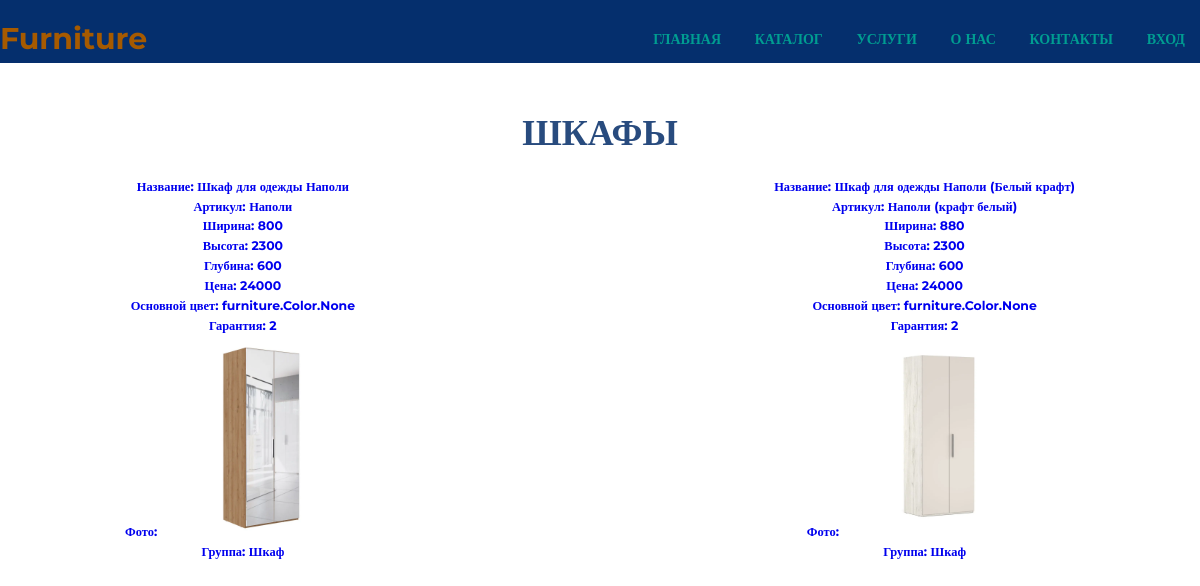
/cupboard/, run on the app's committed database.
### furniture/models.py (models this page shows, shortened)
class Product(models.Model):
    title = models.CharField("Название", max_length=100)
    artikle = models.ForeignKey(Artikle, verbose_name="Артикул", on_delete=models.CASCADE)
    width = models.PositiveIntegerField("Ширина")
    height = models.PositiveIntegerField("Высота")
    depth = models.PositiveIntegerField("Глубина")
    coast = models.PositiveIntegerField("Цена")
    colors = models.ManyToManyField(Color, verbose_name="Основной цвет")
    ffrancia = models.PositiveIntegerField("Гарантия")
    photo = models.ImageField("Фото",  upload_to="products/")
    group = models.ForeignKey(Group, verbose_name="Группа", on_delete=models.CASCADE)
    class Meta:
        verbose_name = "Продукт"
        verbose_name_plural = "Продукт"

class Artikle(models.Model):
    title = models.CharField("Название", max_length=100)
    artikle = models.CharField("Артикул", max_length=30)
    def __str__(self):
        return self.title
    class Meta:
        verbose_name = "Автикл"
        verbose_name_plural = "Артиклы"

class Group(models.Model):
    title = models.CharField("Название", max_length=100)
    photo = models.ImageField("Фото",  upload_to="products/")
    def __str__(self):
        return self.title
    class Meta:
        verbose_name = "Группа"
        verbose_name_plural = "Группы"

### furniture/views.py (the view)
# urls.py: path("cupboard/", views.ItemsViewCupboard.as_view()),
class ItemsViewCupboard(View):
    def get(self, request):
        item = Product.objects.filter(group_id=5)
        return render(request, "cupboard.html", {'item_list': item})

### templates/cupboard.html (shortened to what this page needs)
<!DOCTYPE html>
{% load static %}
<html>
<head>
  <link rel="stylesheet" href="{% static 'css/style.css' %}">
</head>
<body>
  <header class="header">
    <div class="container">
      <div class="header__inner">
        <div class="header__logo">Furniture</div>
        <nav class="nav">
          <a class="nav__link" href="/">Главная</a>
          <a class="nav__link" href="/#catalog">Каталог</a>
          <a class="nav__link" href="/#service">Услуги</a>
          <a class="nav__link" href="/us">О нас</a>
          <a class="nav__link" href="/us#cont">Контакты</a>
          {% if user.is_authenticated %}
            <a class="nav__link" href="/account/logout">Выход</a>
            <h2 class="nav__link">{{user.username }}</h2>
          {% else %}
            <a class="nav__link" href="/account/login">Вход</a>
          {% endif %}
        </nav>
      </div>
    </div>
  </header>
  <section class="section"  id="catalog">
    <div class="container">
      <div class="section__header">
        <h2 class="section__title">Шкафы</h2>
        <div class="catalog">
            {% for item in item_list %}
            <div class="item">
              <a href="/{{ item.id }}">
                <h5>Название: {{item.title}}</h5>
                <h5>Артикул: {{item.artikle}}</h5>
                <h5>Ширина: {{item.width}}</h5>
                <h5>Высота: {{item.height}}</h5>
                <h5>Глубина: {{item.depth}}</h5>
                <h5>Цена: {{item.coast}}</h5>
                <h5>Основной цвет: {{item.colors}}</h5>
                <h5>Гарантия: {{item.ffrancia}}</h5>
                <div class="item__img">
                    <h5>Фото: <img class="item__img" src="{{ item.photo.url }}" alt=""></h5>
                </div>
                <h5>Группа: {{item.group}}</h5>
              </a>
            </div>
            {% endfor %}
        </div>
      </div>
  </section>
</body>
</html>

### static/css/style.css (style rules this page uses)
:root { --main-color: #A65A00; --second-colorBlue: #284B7E; --second-colorGreen: #009D91; }
body { margin: 0; font-family: 'Montserrat', 'sans-selif'; font-size: 15px; line-height: 1.6; color: var(--main-color); }
*, *::after, *::before { box-sizing: border-box; }
h1, h2, h3, h4, h5, h6 { margin: 0; }
a { text-decoration: none; }
.container { width: 100%; max-width: 1200px; margin: 0 auto; }
.header { width: 100%; padding-top: 15px; position: fixed; top: 0; left: 0; right: 0; z-index: 1000; background-color: #052F6D; }
.header__inner { display: flex; justify-content: space-between; align-items: center; }
.header__logo { font-size: 30px; font-weight: 700; color: var(--main-color); }
.nav { font-size: 14px; text-transform: uppercase; }
.nav__link { display: inline-block; vertical-align: top; margin: 0 15px; color: var(--second-colorGreen); text-decoration: none; transition: color .2s linear; position: relative; font-weight: 700; }
.section { padding: 80px 0; }
.section__header { width: 100%; max-width: 950px; margin: 0 auto 40px; text-align: center; }
.section__title { font-size: 36px; font-weight: 700; color: #284B7E; text-transform: uppercase; }
.catalog { margin-top: 15px; display: flex; justify-content: space-between; flex-wrap: wrap; }
.item__img > h5 > img { width: 200px; }

### data on the page
Product: title "Шкаф для одежды Наполи", artikle "Наполи", width "800", height "2300", depth "600", coast "24000", colors "furniture.Color.None", ffrancia "2", photo (picture), group "Шкаф"
Product: title "Шкаф для одежды Наполи (Белый крафт)", artikle "Наполи (крафт белый)", width "880", height "2300", depth "600", coast "24000", colors "furniture.Color.None", ffrancia "2", photo (picture), group "Шкаф"
